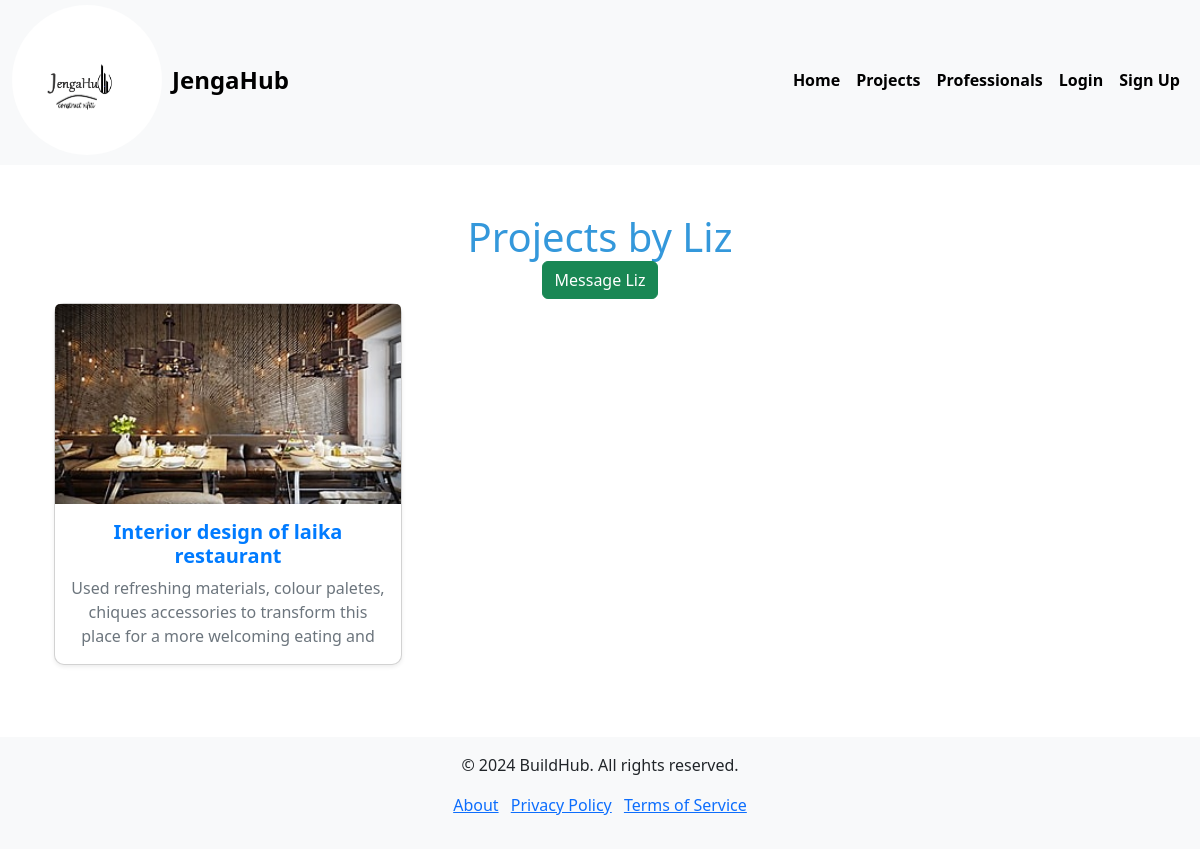
Before: /jengahub/projects/7/ with the older database file.
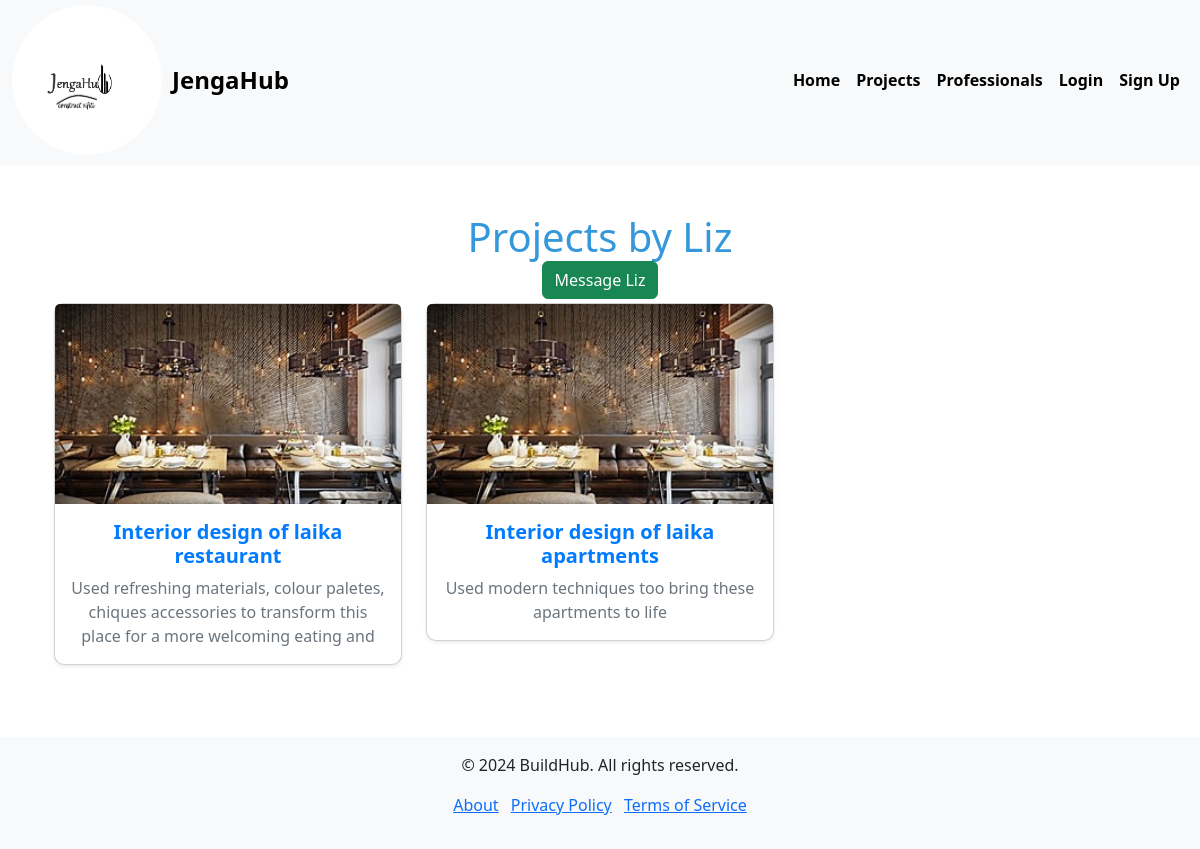
After: the same page with the newer database file.
### jengaHubApp/models.py (models this page shows, shortened)
class Project(models.Model):
    professional = models.ForeignKey(Professional, on_delete=models.CASCADE, related_name='projects')
    title = models.CharField(max_length=255)
    description = models.TextField()
    image = models.ImageField(upload_to='projects/',default='default.png')
    created_at = models.DateTimeField(auto_now_add=True)

### jengaHubApp/views.py (the view)
# urls.py: path('projects/', views.projects, name='projects'),
def projects(request, professional_id):
    professional = get_object_or_404(Professional, id=professional_id)
    projects = Project.objects.filter(professional=professional)
    return render(request, 'jengaHubApp/projects.html', {
        'professional': professional,
        'projects': projects
    })

### jengaHubApp/templates/jengaHubApp/projects.html
{% extends 'base.html' %}
{% block content %}
<div class="container my-5">
    <h1 class="text-center mb-0" style="color: #3498db;">Projects by {{ professional.user.username }}</h1>
    <div class="text-center mb-1">
        <a href="{% url 'jengaHubApp:send_message' professional.id %}" class="btn btn-success">
            Message {{ professional.user.username }}
        </a>
    </div>
    <div class="row">
        {% for project in projects %}
            <div class="col-lg-4 col-md-6 col-sm-12 mb-4">
                <div class="card shadow-sm">
                    <img src="{{ project.image.url }}" class="card-img-top" alt="Image for {{ project.title }}">
                    <div class="card-body text-center">
                        <h5 class="card-title">{{ project.title }}</h5>
                        <p class="card-text">{{ project.description }}</p>
                    </div>
                </div>
            </div>
        {% empty %}
            <div class="col-12">
                <p class="text-center text-muted">No projects found for this professional.</p>
            </div>
        {% endfor %}
    </div>
</div>
{% endblock %}

Changed rows visible on the page:
added Project: image (picture), title "Interior design of laika apartments", description "Used modern techniques too bring these apartments to life"
